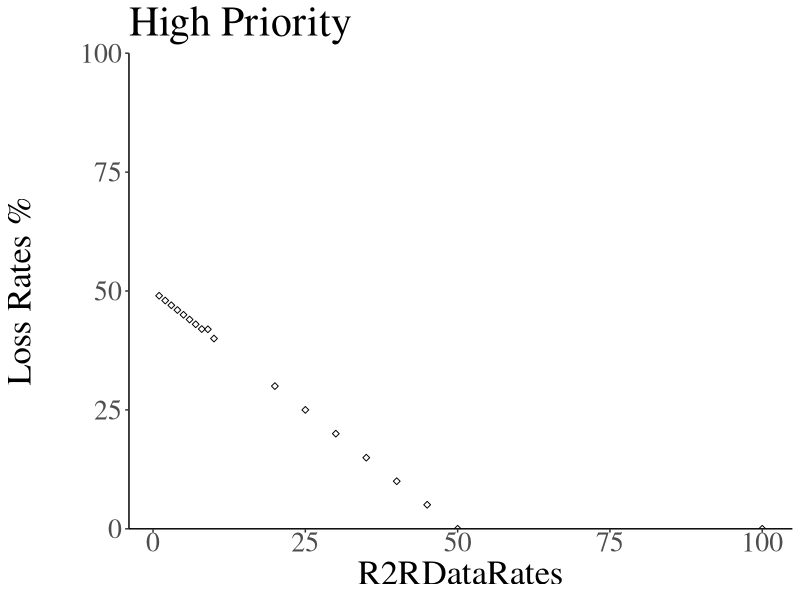
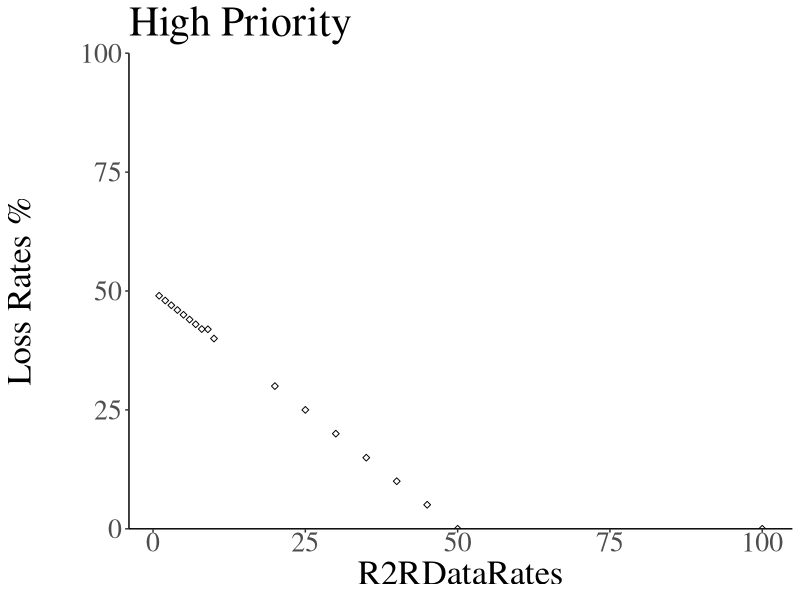

Reproduce these figures in R, in order.
library(ggplot2)
library(reshape)

lowspq<- read.csv("HighPriority.csv", sep = ",")
mml <- melt(lowspq,id="Priority")
p <- ggplot(mml,aes(x=Priority,y=value))
p <- p + geom_point(shape=23,size=1.5) #+ geom_smooth(method=lm, se=FALSE) 
p <- p + xlim(1,100)
p<- p + labs(title="High Priority")
p<- p + xlab("R2RDataRates")
p<- p + ylab("Loss Rates %")
p<- p + theme(panel.background=element_blank(), axis.line.x = element_line(color = "black"), axis.line.y = element_line(color="black"), text=element_text(size=25, family = "Times"))
p<- p + theme(panel.margin=element_blank(),legend.title=element_blank(), legend.background=element_rect(color = "black"), axis.text.x = element_text(margin = margin(0,0,0,0)), axis.title.y=element_text(margin = margin(0,30,0,0)))
p<- p + scale_y_continuous(limit=c(0,100), expand = c(0,0))
p
ggsave(filename = "highpriority.pdf", plot = last_plot(), width=210,height=297,units="mm")
